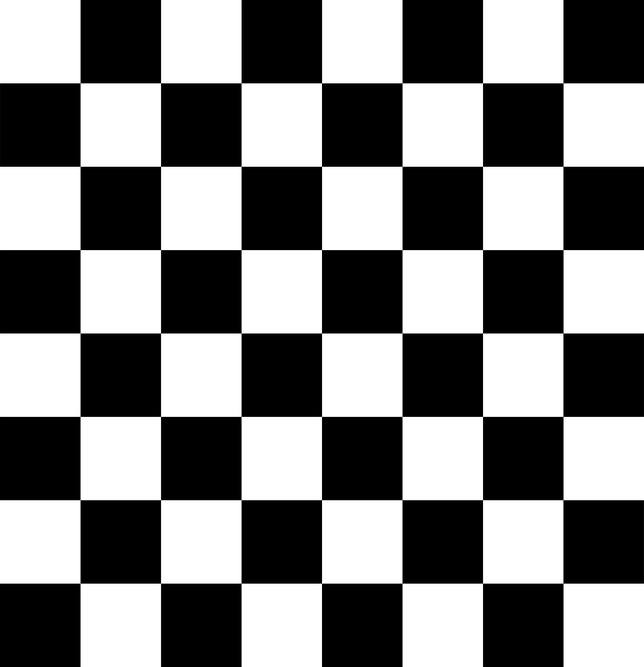
%> input picture Oblig2/chessboard.png, 644 x 667 px, shrunk from 1236 x 1280 before the run
$ octave oblig2.m   (GNU Octave 9; MATLAB toolbox functions it lacks are replaced by stand-ins)
%> lines starting %> are read from the running program, lines starting %| are printed output that depends on the picture
% Convert the images to grey scale
% https://pixabay.com/en/board-chess-chessboard-black-white-157165/
im1 = rgb2gray(imread('chessboard.png'));
%> im1: size 667x644 uint8; min 0, max 255, mean 127.5
% https://pixabay.com/en/jellyfish-under-water-sea-ocean-698521/
im2 = rgb2gray(imread('jellyfish.jpg'));
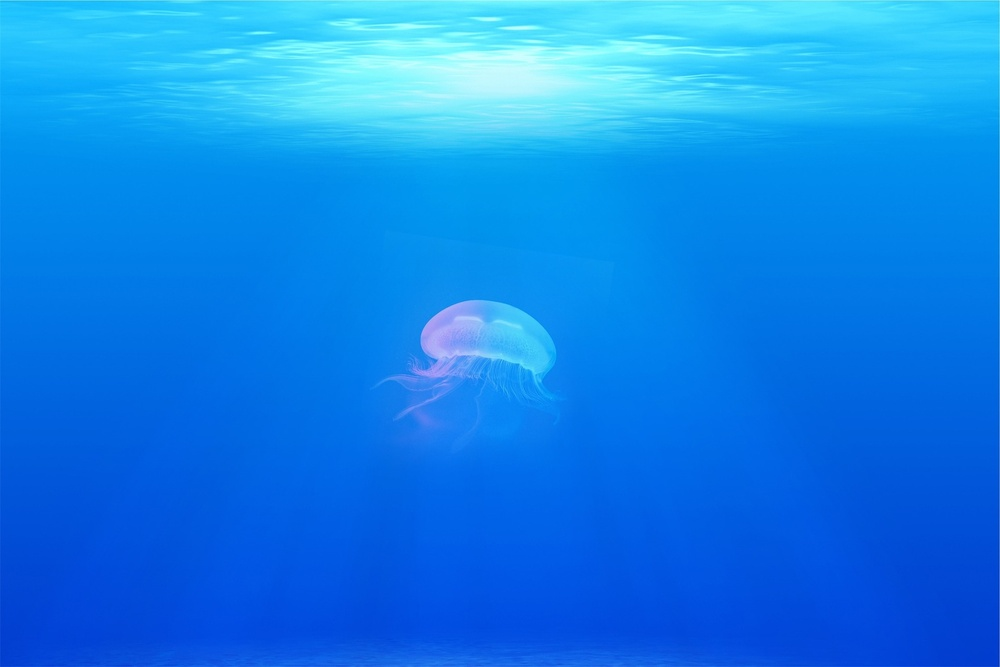
%> input picture Oblig2/jellyfish.jpg, 1000 x 667 px, shrunk from 1920 x 1280 before the run
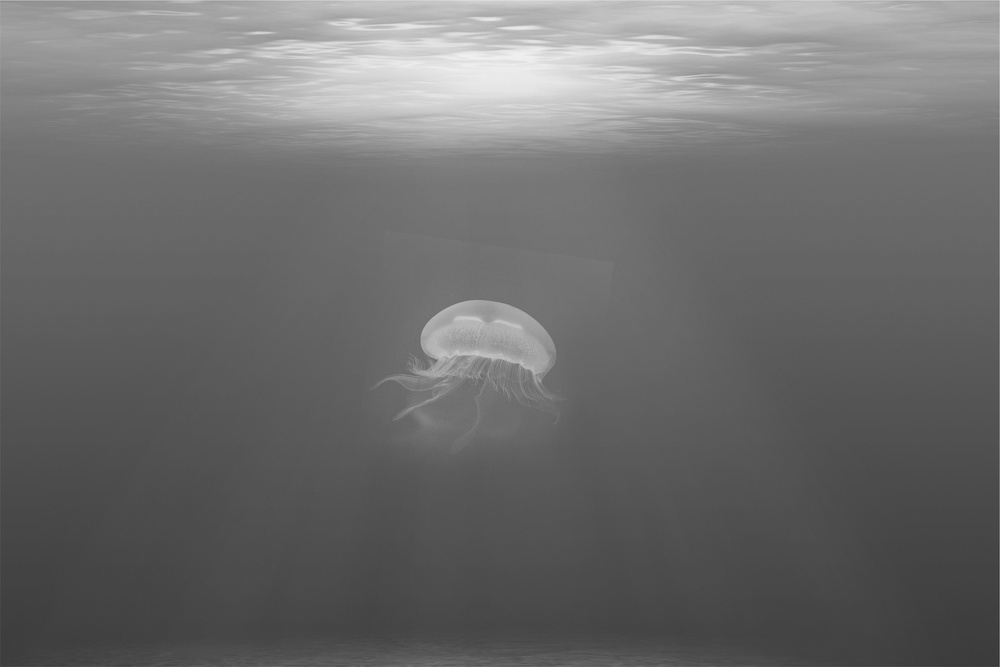
%> im2: size 667x1000 uint8; min 53, max 240, mean 109.1
% https://pixabay.com/en/new-york-city-skyline-nyc-690868/
im3 = rgb2gray(imread('new_york.jpg'));
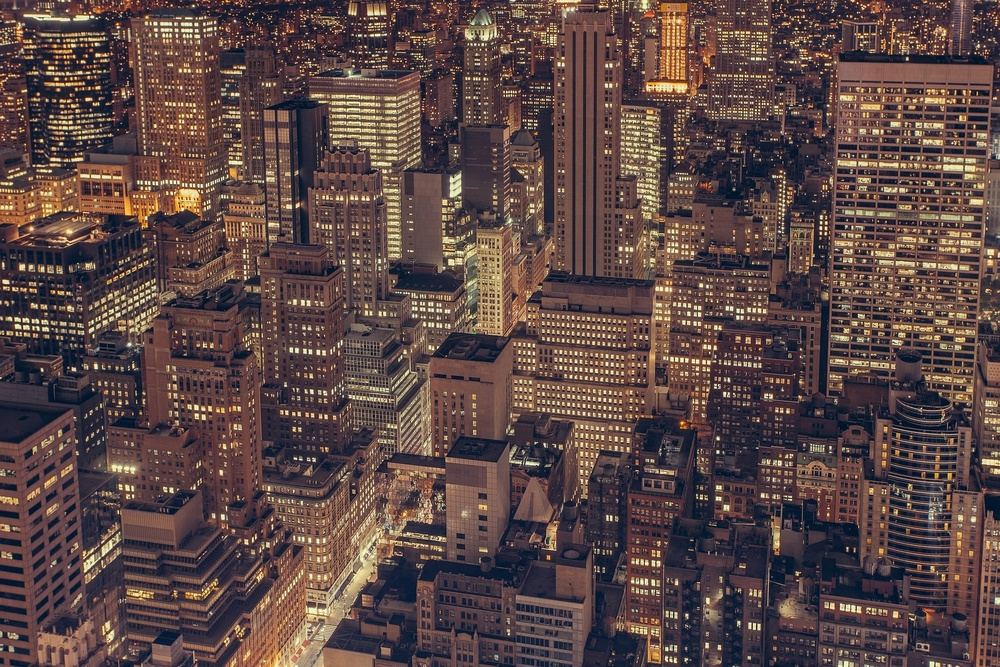
%> input picture Oblig2/new_york.jpg, 1000 x 667 px, shrunk from 1920 x 1280 before the run
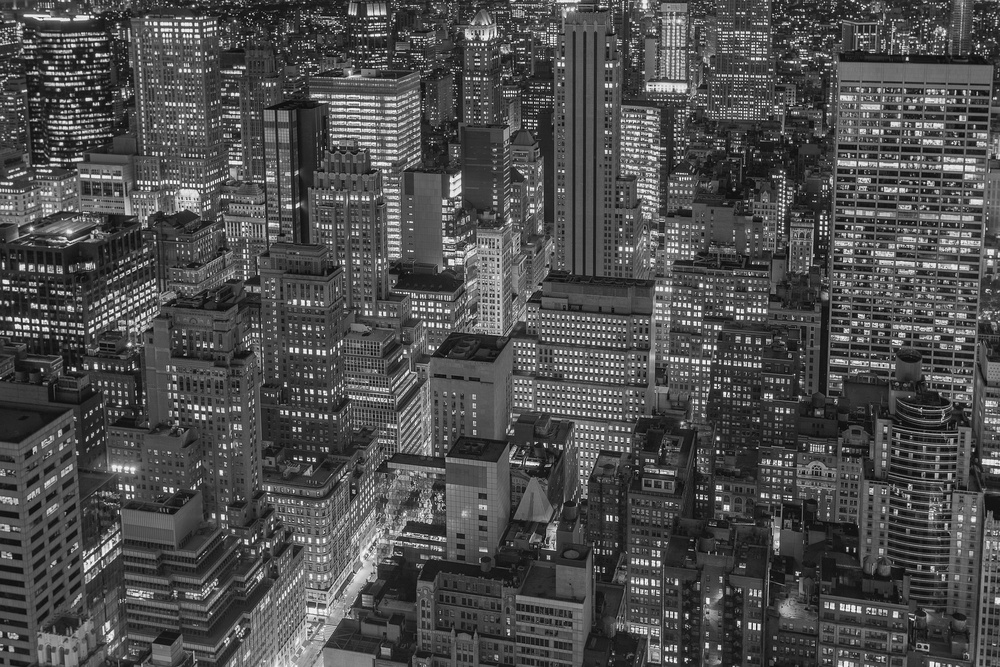
%> im3: size 667x1000 uint8; min 1, max 253, mean 77.3
% Convert to double between 0 and 1.
im1 = im2double(im1);
%> im1: size 667x644 double
im2 = im2double(im2);
%> im2: size 667x1000 double
im3 = im2double(im3);
%> im3: size 667x1000 double

[u1,s_1,v1] = svd(im1);
[u2,s_2,v2] = svd(im2);
[u3,s_3,v3] = svd(im3);


%Plot of the log of the singular values
figure(4)
subplot(221)
semilogy(diag(s_1))
%> (this line was passed over: semilogy is not available in this run)
title('Chessboard')
ylabel('Log')
subplot(222)
semilogy(diag(s_2))
title('Jellyfish')
ylabel('Log')
subplot(223)
semilogy(diag(s_3))
title('New York')
ylabel('Log')
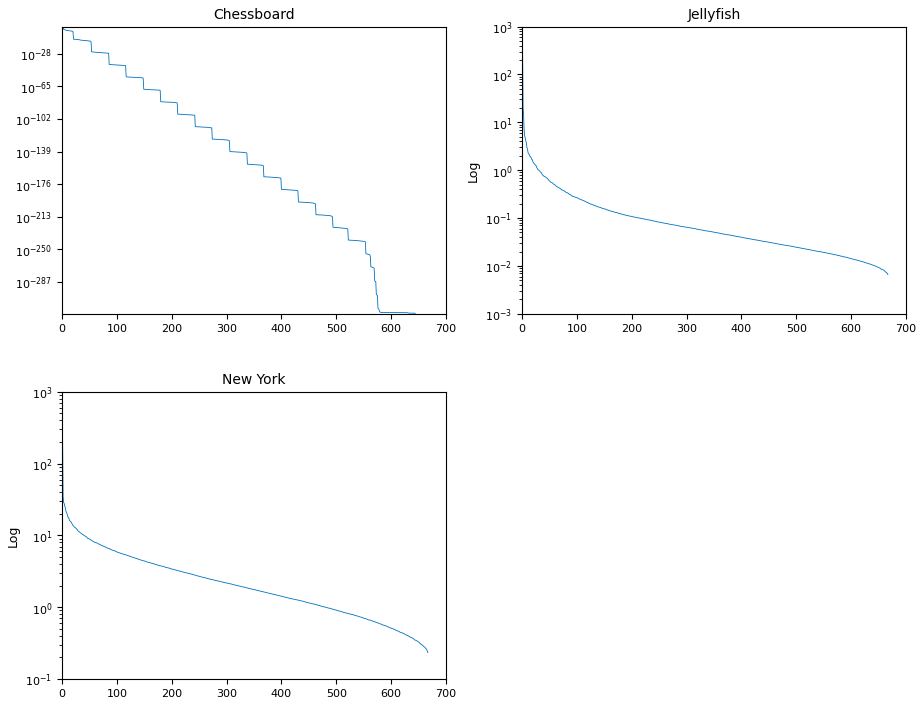
%> figure redrawn from the program's plot data, 3 panels; panel 1: curve peaks at x = 1, y = 327.6; panel 2: curve peaks at x = 1, y = 369.1; panel 3: curve peaks at x = 1, y = 250.3


%Compressing
r1 = 2   % gives good approx for cheesboard
r2 = 100 % gives good approx for jellyfish
r3 = 600 % gives good approx for new york

s1 = s_1; s2 = s_2; s3 = s_3;
s1(r1+1:end, :) = 0; s1(:,r1+1:end) = 0; % make the rest zero
s2(r2+1:end, :) = 0; s2(:,r2+1:end) = 0; % make the rest zero
s3(r3+1:end, :) = 0; s3(:,r3+1:end) = 0; % make the rest zero

D1 = u1*s1*v1';
D2 = u2*s2*v2';
D3 = u3*s3*v3';

imwrite(D1,'compressed_chessboard.png')
imwrite(D2,'compressed_jellyfish.jpg')
imwrite(D3,'compressed_new_york.jpg')


% Plot the images
figure(1)
subplot(121)
imshow(im1,'InitialMagnification',50)
title('Chessboard')
subplot(122)
imshow(D1,'InitialMagnification',50)
title('Compressed Chessboard, r = 2')

figure(2)
subplot(121)
imshow(im2,'InitialMagnification',50)
title('Jellyfish')
subplot(122)
imshow(D2,'InitialMagnification',50)
title('Compressed Jellyfish, r = 100')

figure(3)
subplot(121)
imshow(im3,'InitialMagnification',50)
title('New York')
subplot(122)
imshow(D3,'InitialMagnification',50)
title('Compressed  New York, r = 600')


% Compression ratio
[cn1,cm1] = size(D1); [ucn1,ucm1] = size(im1);
%> after `[cn1,cm1] = size(D1)`: cn1 = 667; cm1 = 644
%> after `[ucn1,ucm1] = size(im1)`: ucn1 = 667; ucm1 = 644
[cn2,cm2] = size(D2); [ucn2,ucm2] = size(im2);
%> after `[cn2,cm2] = size(D2)`: cn2 = 667; cm2 = 1000
%> after `[ucn2,ucm2] = size(im2)`: ucn2 = 667; ucm2 = 1000
[cn3,cm3] = size(D3); [ucn3,ucm3] = size(im3);
%> after `[cn3,cm3] = size(D3)`: cn3 = 667; cm3 = 1000
%> after `[ucn3,ucm3] = size(im3)`: ucn3 = 667; ucm3 = 1000
Compression_ratio1 = (ucn1 * ucm1)/(r1 * (cn1 + cm1 + 1))
%> Compression_ratio1 = 163.7
Compression_ratio2 = (ucn2 * ucm2)/(r2 * (cn2 + cm2 + 2))
%> Compression_ratio2 = 4
Compression_ratio3 = (ucn3 * ucm3)/(r3 * (cn3 + cm3 + 3))
%> Compression_ratio3 = 0.666
